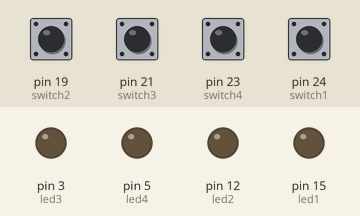
Bench run of a program on a simulated Raspberry Pi (header pin numbers). Parts: output pins drawn as LEDs (lit = HIGH). The inputs (shaded band) are chosen by the test bench; at power-on: pin 19 (switch2), pin 21 (switch3), pin 23 (switch4), pin 24 (switch1) HIGH.

Above: at 1.2 s.
1.3 s: pin 19 (switch2) pulled LOW for 0.15 s
At 1.55 s:
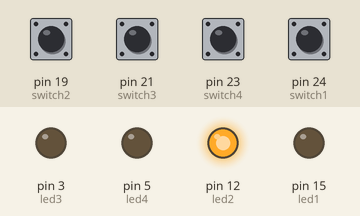
3.1 s: pin 21 (switch3) pulled LOW for 0.15 s
At 3.35 s:
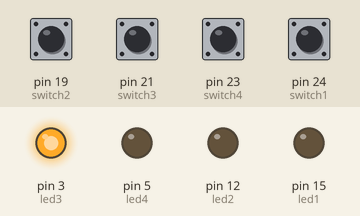
4.9 s: pin 23 (switch4) pulled LOW for 0.15 s
At 5.15 s:
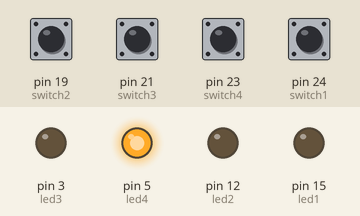
6.7 s: pin 24 (switch1) pulled LOW for 0.15 s
At 6.95 s:
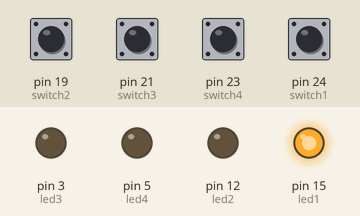
Timing chart, 0 to 9.5 s (numbered marks = the images above; inputs shaded):
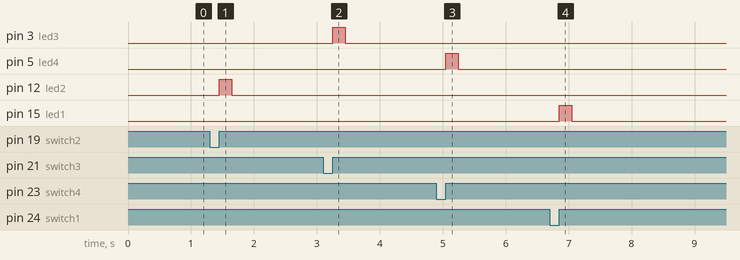

Measured:
- after the input at 1.3 s, pin 12 (led2): LOW → HIGH after 0.15 s, → LOW 0.20 s later
- after the input at 3.1 s, pin 3 (led3): LOW → HIGH after 0.15 s, → LOW 0.20 s later
- after the input at 4.9 s, pin 5 (led4): LOW → HIGH after 0.15 s, → LOW 0.20 s later
- after the input at 6.7 s, pin 15 (led1): LOW → HIGH after 0.15 s, → LOW 0.20 s later

The program:

led-and-switch.py
```python
# @Auth Xtrans Solutions Pvt. Ltd.
# Program to test LED and Switches
# Connect CN9 to CN4
# Dont forget to short the jumper pins
import time
import RPi.GPIO as gpio

gpio.setwarnings(False)
gpio.setmode(gpio.BOARD)

led4 = 5    # pin is connected to LED and it should be OUT
led3 = 3     # pin is connected to LED and it should be OUT
led2 = 12     # pin is connected to LED and it should be OUT
led1 = 15   # pin is connected to LED and it should be OUT
switch4 = 23  # pin is connected to SWITC and it should be IN
switch3 = 21  # pin is connected to SWITC and it should be IN
switch2 = 19  # pin is connected to SWITC and it should be IN
switch1= 24 # pin is connected to SWITC and it should be IN

gpio.setup(led1,gpio.OUT,initial=0)
gpio.setup(led2,gpio.OUT,initial=0)
gpio.setup(led3,gpio.OUT,initial=0)
gpio.setup(led4,gpio.OUT,initial=0)
gpio.setup(switch1,gpio.IN)
gpio.setup(switch2,gpio.IN)
gpio.setup(switch3,gpio.IN)
gpio.setup(switch4,gpio.IN)

def glow_led(event):
    if event == switch1 :
        gpio.output(led1, True)
        time.sleep(0.2)
        gpio.output(led1, False)

    elif event == switch2 :
        gpio.output(led2, True)
        time.sleep(0.2)
        gpio.output(led2, False)


    elif event == switch3 :
        gpio.output(led3, True)
        time.sleep(0.2)
        gpio.output(led3, False)

    elif event == switch4 :
        gpio.output(led4, True)
        time.sleep(0.2)
        gpio.output(led4, False)

gpio.add_event_detect(switch1, gpio.RISING , callback = glow_led, bouncetime = 1)
gpio.add_event_detect(switch2, gpio.RISING , callback = glow_led, bouncetime = 1)
gpio.add_event_detect(switch3, gpio.RISING , callback = glow_led, bouncetime = 1)
gpio.add_event_detect(switch4, gpio.RISING , callback = glow_led, bouncetime = 1)

try:
    while(True):
    #to avoid 100% CPU usage
       time.sleep(1)
except KeyboardInterrupt:
    #cleanup GPIO settings before exiting
    gpio.cleanup()
```
